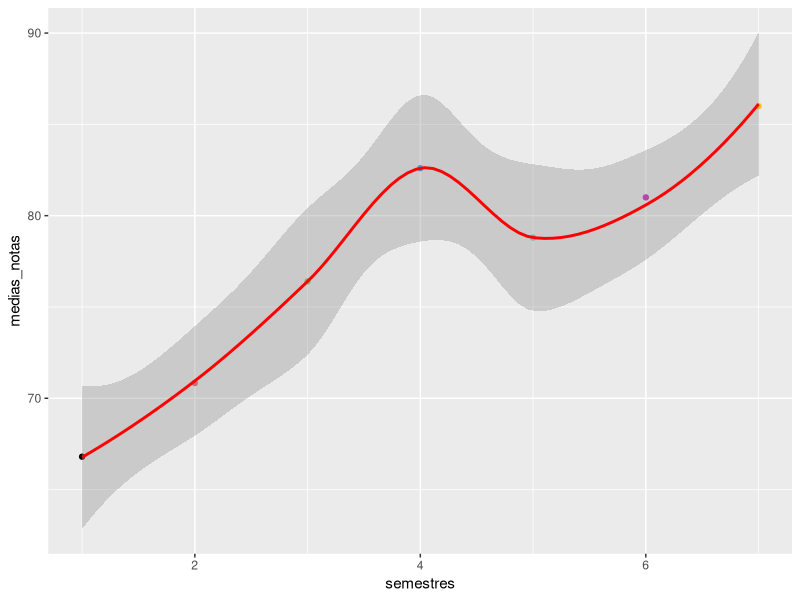

R code for this plot:
## ---- chunk 1
library(tidyverse)
## ---- chunk 2
notas=c(70,61,68,66,69,78,72,72,65,69,69,88,85,61,68,
        87,88,77,81,80,73,77,85,89,74,80,83,75,80,87,76,
        95,86,84,88,77)
## ---- chunk 3
length(notas)
mean(notas)
## ---- chunk 4
sem_1=notas[1:5]

sem_2=notas[6:11]

sem_3=notas[c(12,13,14,15,20)]

sem_4=c(notas[16:18],notas[c(23,31)])

sem_5=notas[c(22,21,24,25,19)]

sem_6=notas[26:30]

sem_7=notas[32:36]
## ---- chunk 5
semestres=c(1:7)

medias_notas=c(mean(sem_1),mean(sem_2),mean(sem_3)
               ,mean(sem_4),mean(sem_5),mean(sem_6),mean(sem_7))

marco=data.frame(semestres,medias_notas)
## ---- chunk 6
ggplot(data = marco) + geom_point(mapping = aes(x=semestres,y=medias_notas),color=semestres)+
  geom_smooth(mapping = aes(x=semestres,y=medias_notas,),color="red")
